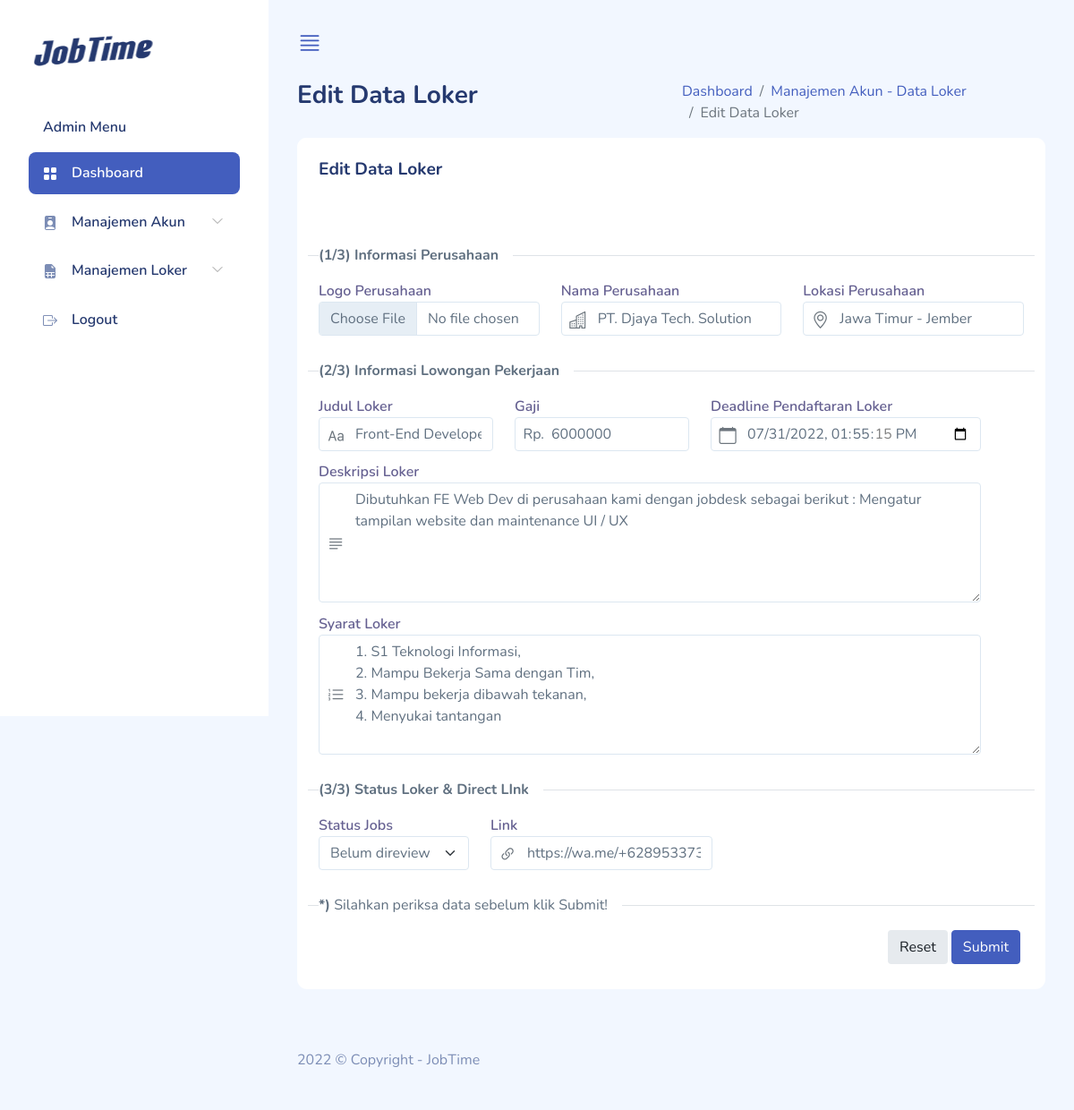
Page /admin/edit_loker/1 on the earlier database version.
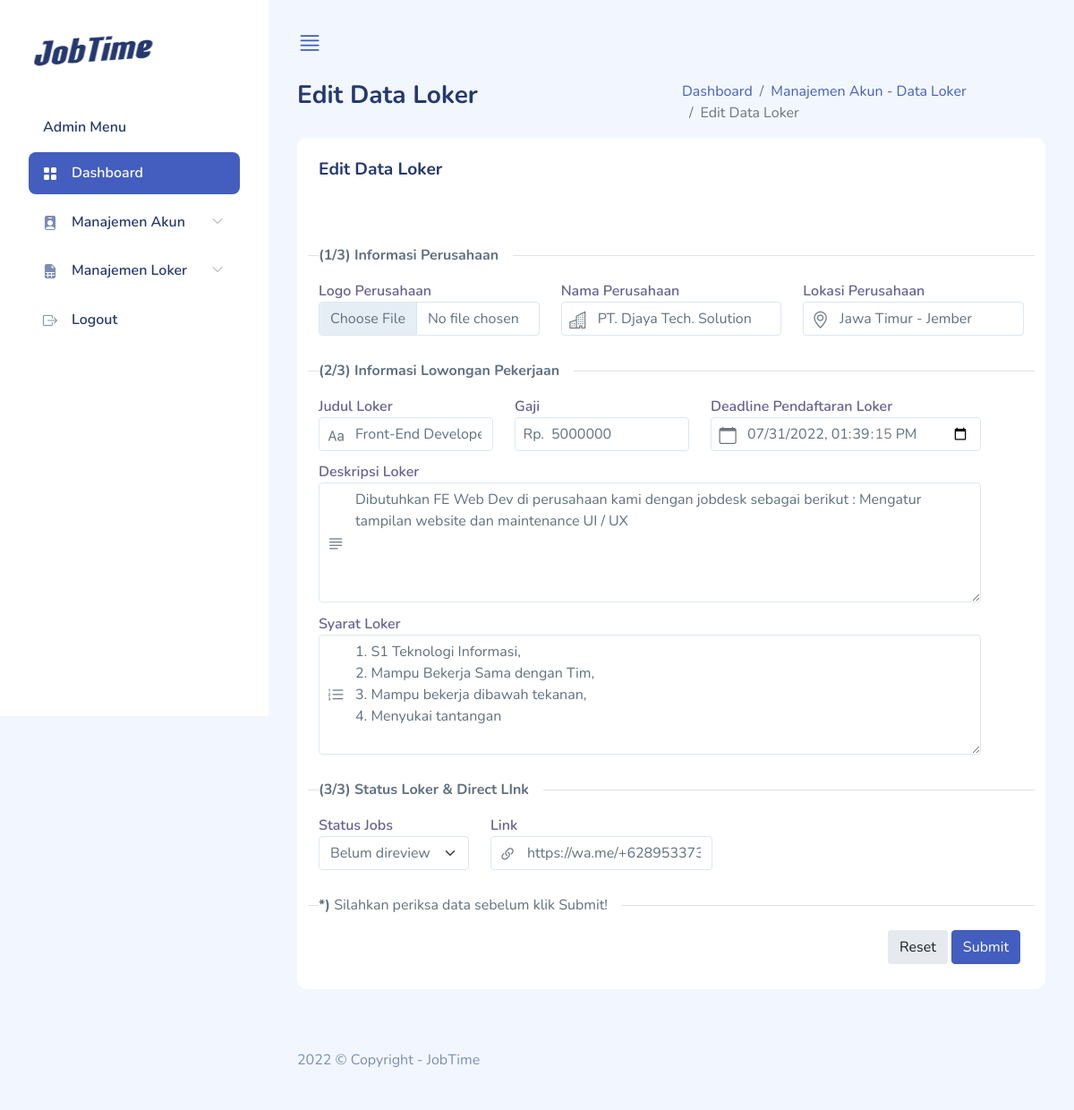
Same page on the later database version.
### tables this page shows
CREATE TABLE `tb_jobs` (
  `id_jobs` int(10) NOT NULL,
  `id_user` int(10) NOT NULL,
  `id_jobs_status` int(1) NOT NULL,
  `logo` varchar(300) NOT NULL,
  `judul` varchar(100) NOT NULL,
  `perusahaan_nama` varchar(100) NOT NULL,
  `perusahaan_lokasi` varchar(100) NOT NULL,
  `gaji` int(30) DEFAULT NULL,
  `deskripsi` varchar(500) DEFAULT NULL,
  `syarat` varchar(500) DEFAULT NULL,
  `created_at` timestamp NOT NULL DEFAULT CURRENT_TIMESTAMP,
  `updated_at` timestamp NULL DEFAULT CURRENT_TIMESTAMP,
  `deadline` datetime NOT NULL,
  `link` varchar(500) NOT NULL
);

CREATE TABLE `tb_jobs_status` (
  `id_jobs_status` int(1) NOT NULL,
  `name_jobs_status` varchar(100) NOT NULL
);

### application/controllers/Admin.php (called while the page is built, shortened)
<?php
class Admin extends CI_Controller
{
    function __construct()
    {
        $this->load->model('M_admin');
    }
    public function edit_loker($id_loker)
    {
        $data['title'] = 'Edit Loker | JobTime';
        $data['data_user'] = $this->M_admin->data_user($this->session->userdata('id_user'));
        $data['loker'] = $this->M_admin->data_loker($id_loker);
        $this->load->view('template/meta', $data);
        $this->load->view('template/sidebar', $data);
        $this->load->view('form-edit-loker', $data);
    }
}

### index.php (called while the page is built, shortened)
<?php
require_once BASEPATH.'core/CodeIgniter.php';

### application/models/M_admin.php (called while the page is built, shortened)
<?php
class M_admin extends CI_Model
{
    function data_user($id_user)
    {
        $this->db->select('*');
        $this->db->from('tb_user u');
        $this->db->where('u.id_user', $id_user);
        $query = $this->db->get();
        return $query->row_array();
    }
    function data_loker($id_loker)
    {
        $this->db->select('*');
        $this->db->from('tb_jobs');
        $this->db->join('tb_jobs_status', 'tb_jobs_status.id_jobs_status = tb_jobs.id_jobs_status');
        $this->db->join('tb_user', 'tb_jobs.id_user = tb_user.id_user');
        $this->db->where('id_jobs', $id_loker);
        $query = $this->db->get();
        return $query->row_array();
    }
}

### application/views/form-edit-loker.php (the view, shortened to what this page needs)
<div class="page-heading">
	<div class="page-title">
		<div class="row">
			<div class="col-12 col-md-6 order-md-1 order-last">
				<h3>Edit Data Loker</h3>
			</div>
			<div class="col-12 col-md-6 order-md-2 order-first">
				<nav aria-label="breadcrumb" class="breadcrumb-header float-start float-lg-end">
					<ol class="breadcrumb">
						<li class="breadcrumb-item">
							<a href="<?= base_url('admin') ?>">Dashboard</a>
						</li>
						<li class="breadcrumb-item">
							<a href="<?= base_url('admin/daftar_loker') ?>">Manajemen Akun - Data Loker</a>
						</li>
						<li class="breadcrumb-item active" aria-current="page">
							Edit Data Loker
						</li>
					</ol>
				</nav>
			</div>
		</div>
	</div>
	<section id="basic-vertical-layouts">
		<div class="row match-height">
			<div class="col">
				<div class="card">
					<div class="card-header">
						<h4 class="card-title">Edit Data Loker</h4>
					</div>
					<div class="card-content">
						<div class="card-body">
							<form class="form form-vertical" method="POST" action="<?= base_url('admin/update_loker/') ?>" enctype="multipart/form-data">
								<div class="form-body">
									<div class="row">
										<div class="divider divider-left">
											<div class="divider-text">
												<strong>(1/3) Informasi Perusahaan</strong>
											</div>
										</div>
										<div class="col">
											<div class="form-group">
												<label for="formFile">Logo Perusahaan</label>
												<input type="file" class="form-control" placeholder="" id="formFile" name="image" id="image" />
											</div>
										</div>
										<div class="col">
											<div class="form-group has-icon-left">
												<label for="first-name-icon">Nama Perusahaan</label>
												<div class="position-relative">
													<input type="text" class="form-control" placeholder="Input Nama Perusahaan Baru" id="first-name-icon" name="perusahaan_nama" value="<?= $loker['perusahaan_nama'] ?>" />
													<div class="form-control-icon">
														<i class="bi bi-building"></i>
													</div>
												</div>
											</div>
										</div>
										<div class="col">
											<div class="form-group has-icon-left">
												<label for="first-name-icon">Lokasi Perusahaan</label>
												<div class="position-relative">
													<input type="text" class="form-control" placeholder="Input Nama Lokasi Perusahaan" id="first-name-icon" name="perusahaan_lokasi" value="<?= $loker['perusahaan_lokasi'] ?>" />
													<div class="form-control-icon">
														<i class="bi bi-geo-alt"></i>
													</div>
												</div>
											</div>
										</div>
										<div class="divider divider-left">
											<div class="divider-text">
												<strong>(2/3) Informasi Lowongan Pekerjaan</strong>
											</div>
										</div>
										<div class="row">
											<div class="row">
												<div class="col">
													<div class="form-group has-icon-left">
														<label for="first-name-icon">Judul Loker</label>
														<div class="position-relative">
															<input type="text" class="form-control" placeholder="Input Judul Lowongan Pekerjaan Baru" id="first-name-icon" name="judul" value="<?= $loker['judul'] ?>" />
															<div class="form-control-icon">
																<i class="bi bi-type"></i>
															</div>
														</div>
													</div>
												</div>
												<div class="col">
													<div class="form-group has-icon-left">
														<label for="mobile-id-icon">Gaji</label>
														<div class="position-relative">
															<input type="number" class="form-control" placeholder="ex : 5000000" id="mobile-id-icon" name="gaji" value="<?= $loker['gaji'] ?>" />
															<div class="form-control-icon">
																Rp.
															</div>
														</div>
													</div>
												</div>
												<div class="col">
													<div class="form-group has-icon-left">
														<label for="date-id-icon">Deadline Pendaftaran Loker</label>
														<div class="position-relative">
															<?php $deadline = strtotime($loker['deadline']) ?>
															<input type="datetime-local" class="form-control" placeholder="Input tanggal deadline loker baru" id="date-id-icon" name="deadline" value="<?= date('Y-m-d\TH:i:s', $deadline) ?>" />
															<div class="form-control-icon">
																<i class="bi bi-calendar"></i>
															</div>
														</div>
													</div>
												</div>
											</div>
											<div class="row">
												<div class="form-group has-icon-left">
													<label for="first-name-icon">Deskripsi Loker</label>
													<div class="position-relative">
														<textarea type="text" class="form-control" placeholder="Input Deskripsi Loker" id="first-name-icon" name="deskripsi" rows="5"><?= $loker['deskripsi'] ?></textarea>
														<div class="form-control-icon">
															<i class="bi bi-justify-left"></i>
														</div>
													</div>
												</div>
											</div>
											<div class="row">
												<div class="form-group has-icon-left">
													<label for="first-name-icon">Syarat Loker</label>
													<div class="position-relative">
														<textarea type="text" class="form-control" placeholder="Input Syarat Loker Baru" id="first-name-icon" name="syarat" rows="5"><?= $loker['syarat'] ?></textarea>
														<div class="form-control-icon">
															<i class="bi bi-list-ol"></i>
														</div>
													</div>
												</div>
											</div>
										</div>
										<div class="divider divider-left">
											<div class="divider-text">
												<strong>(3/3) Status Loker & Direct LInk</strong>
											</div>
										</div>
										<div class="col-md-auto">
											<div class="form-group has-icon-left">
												<label for="#">Status Jobs</label>
												<div class="position-relative">
													<select class="form-select" id="basicSelect" name="id_jobs_status">
														<option value="1" <?php if ($loker['id_jobs_status'] == 1) {
																				echo 'selected="selected"';
																			} ?>>Belum direview</option>
													</select>
												</div>
											</div>
										</div>
										<div class="col-md-auto">
											<div class="form-group has-icon-left">
												<label for="#">Link</label>
												<div class="position-relative">
													<input type="text" class="form-control" placeholder="Ex : https://wa.me/+628xx-xxxx-xxxx" id="link" name="link" value="<?= $loker['link'] ?>" />
													<div class="form-control-icon">
														<i class="bi bi-link-45deg"></i>
													</div>
												</div>
											</div>
										</div>
										<div class="divider divider-left">
											<div class="divider-text">
												<strong>*)</strong> Silahkan periksa data
												sebelum klik Submit!
											</div>
										</div>
										<div class="col-12 d-flex justify-content-end">
											<button type="reset" class="btn btn-light-secondary me-1 mb-1">
												Reset
											</button>
											<button type="submit" class="btn btn-primary me-1 mb-1">
												Submit
											</button>
										</div>
									</div>
								</div>
							</form>
						</div>
					</div>
				</div>
			</div>
		</div>
	</section>
</div>
<footer>
	<div class="footer clearfix mb-0 text-muted">
		<div class="float-start">
			<p>2022 &copy; Copyright - JobTime</p>
		</div>
	</div>
</footer>
</div>
</div>
<?php $this->load->view('template/js') ?>
</body>
</html>

### application/views/template/meta.php (shortened to what this page needs)
<!DOCTYPE html>
<html lang="en">
<head>
    <link rel="stylesheet" href="<?= base_url('assets/css/') ?>bootstrap.css" />
    <link rel="stylesheet" href="<?= base_url('assets/vendors/') ?>iconly/bold.css" />
    <link rel="stylesheet" href="<?= base_url() ?>assets/vendors/simple-datatables/style.css" />
    <link rel="stylesheet" href="<?= base_url('assets/vendors/') ?>perfect-scrollbar/perfect-scrollbar.css" />
    <link rel="stylesheet" href="<?= base_url('assets/vendors/') ?>bootstrap-icons/bootstrap-icons.css" />
    <link rel="stylesheet" href="<?= base_url('assets/css/') ?>app.css" />
    <link rel="stylesheet" href="<?= base_url('assets/vendors/sweetalert/dist/sweetalert2.min.css') ?>">
</head>

### application/views/template/sidebar.php (shortened to what this page needs)
<body>
    <div id="app">
        <div id="sidebar" class="active">
            <div class="sidebar-wrapper active">
                <div class="sidebar-header">
                    <div class="d-flex justify-content-between">
                        <div class="logo">
                            <a href="index.html"><img src="<?= base_url('assets/images/') ?>logo/logo.png" alt="Logo" srcset="" /></a>
                        </div>
                    </div>
                </div>
                <div class="sidebar-menu">
                    <ul class="menu">
                        <li class="sidebar-title">Admin Menu</li>
                        <li class="sidebar-item active">
                            <a href="<?= base_url('admin') ?>" class="sidebar-link">
                                <i class="bi bi-grid-fill"></i>
                                <span>Dashboard</span>
                            </a>
                        </li>
                        <li class="sidebar-item has-sub">
                            <a href="#" class="sidebar-link">
                                <i class="bi bi-person-badge-fill"></i>
                                <span>Manajemen Akun</span>
                            </a>
                        </li>
                        <li class="sidebar-item has-sub">
                            <a href="#" class="sidebar-link">
                                <i class="bi bi-file-earmark-spreadsheet-fill"></i>
                                <span>Manajemen Loker</span>
                            </a>
                        </li>
                        <li class="sidebar-item">
                            <a href="<?= base_url('admin/logout') ?>" class="sidebar-link">
                                <i class="bi bi-box-arrow-right"></i>
                                <span>Logout</span>
                            </a>
                        </li>
                    </ul>
                </div>
            </div>
        </div>
        <div id="main">
            <header class="mb-3">
                <a href="#" class="burger-btn d-block">
                    <i class="bi bi-justify fs-3"></i>
                </a>
            </header>

### application/views/template/js.php (shortened to what this page needs)
</body>
</html>

### assets/css/app.css (style rules this page uses)
.btn.btn-light-secondary { background-color:#e6eaee;color:#181e24 }
.btn.btn-danger,.btn.btn-info,.btn.btn-primary,.btn.btn-secondary,.btn.btn-success,.btn.btn-warning { color:#fff }
.card { margin-bottom:2.2rem;border:none }
.card .card-header { border:none }
.card .card-header h4 { font-size:1.2rem;font-weight:700 }
.card .card-content { position:relative }
.card .card-title { font-size:1.2rem }
.card .card-body { padding:1.5rem }
.divider { display:block;text-align:center;overflow:hidden;margin:1rem 0 }
.divider .divider-text { position:relative;display:inline-block;padding:0 1rem;background-color:#fff }
.divider .divider-text:after,.divider .divider-text:before { content:"";position:absolute;top:50%;width:9999px;border-top:1px solid #dfe3e7 }
.divider .divider-text:before { right:100% }
.divider .divider-text:after { left:100% }
.divider.divider-left .divider-text { left:0;float:left;padding-left:0 }
.form-group { margin-bottom:.7rem }
.form-group label { color:rgba(35,28,99,.7);font-weight:600 }
.form-group[class*=has-icon-].has-icon-left .form-control { padding-left:2.5rem }
.form-group[class*=has-icon-].has-icon-left .form-control-icon { left:0 }
.form-group[class*=has-icon-] .form-control-icon { position:absolute;top:50%;transform:translateY(-50%);padding:0 .6rem }
.form-group[class*=has-icon-] .form-control-icon i,.form-group[class*=has-icon-] .form-control-icon svg { width:1.2rem;color:#6c757d;font-size:1.2rem }
.form-group[class*=has-icon-] .form-control-icon i:before,.form-group[class*=has-icon-] .form-control-icon svg:before { vertical-align:sub }
#sidebar.active .sidebar-wrapper { left:0 }
.sidebar-wrapper { width:300px;height:100vh;position:fixed;top:0;z-index:10;overflow-y:auto;background-color:#fff;bottom:0;transition:left .5s ease-out }
.sidebar-wrapper .sidebar-header { padding:2rem 2rem 1rem;font-size:2rem;font-weight:700 }
.sidebar-wrapper .sidebar-header img { height:3.0rem }
.sidebar-wrapper .menu { margin-top:2rem;padding:0 2rem;font-weight:600 }
.sidebar-wrapper .menu .sidebar-title { padding:0 1rem;margin:1.5rem 0 1rem;font-size:1rem;list-style:none;font-weight:600;color:#25396f }
.sidebar-wrapper .menu .sidebar-link { display:block;padding:.7rem 1rem;font-size:1rem;display:flex;align-items:center;border-radius:.5rem;transition:all .5s;text-decoration:none;color:#25396f }
.sidebar-wrapper .menu .sidebar-link i,.sidebar-wrapper .menu .sidebar-link svg { color:#7c8db5 }
.sidebar-wrapper .menu .sidebar-link span { margin-left:1rem }
.sidebar-wrapper .menu .sidebar-item { list-style:none;margin-top:.5rem;position:relative }
.sidebar-wrapper .menu .sidebar-item.has-sub .sidebar-link:after { position:absolute;color:#ccc;right:15px;top:12px;display:block }
.sidebar-wrapper .menu .sidebar-item.active .sidebar-link { background-color:#435ebe }
.sidebar-wrapper .menu .sidebar-item.active .sidebar-link span { color:#fff }
.sidebar-wrapper .menu .sidebar-item.active .sidebar-link i,.sidebar-wrapper .menu .sidebar-item.active .sidebar-link svg { fill:#fff;color:#fff }
.bi { width:1rem;height:1rem }
.burger-btn { display:none }
#main { margin-left:300px;padding:2rem }
.page-heading { margin:0 0 2rem }
.page-heading h3 { font-weight:700 }
a { text-decoration:none }

Differences in the rows shown:
changed tb_jobs "PT. Djaya Tech. Solution": gaji "6000000" → "5000000"; deadline "07/31/2022 13:55:15" → "07/31/2022 13:39:15"
